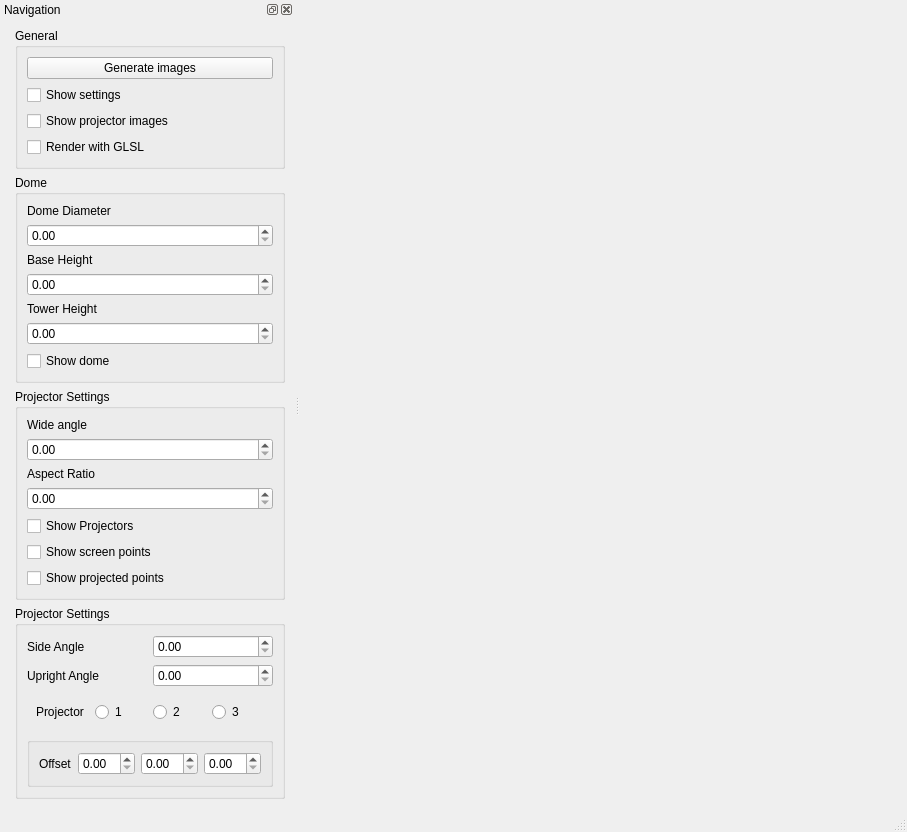
<?xml version="1.0" encoding="UTF-8"?>
<ui version="4.0">
 <class>MainWindow</class>
 <widget class="QMainWindow" name="MainWindow">
  <property name="geometry">
   <rect>
    <x>0</x>
    <y>0</y>
    <width>907</width>
    <height>832</height>
   </rect>
  </property>
  <property name="windowTitle">
   <string>MainWindow</string>
  </property>
  <widget class="QWidget" name="centralwidget">
   <layout class="QHBoxLayout" name="horizontalLayout">
    <item>
     <widget class="GLWidget" name="glWidget" native="true">
      <property name="focusPolicy">
       <enum>Qt::WheelFocus</enum>
      </property>
     </widget>
    </item>
   </layout>
  </widget>
  <widget class="QMenuBar" name="menubar">
   <property name="geometry">
    <rect>
     <x>0</x>
     <y>0</y>
     <width>907</width>
     <height>25</height>
    </rect>
   </property>
  </widget>
  <widget class="QStatusBar" name="statusbar"/>
  <widget class="QDockWidget" name="dockNavigation">
   <property name="windowTitle">
    <string>Navigation</string>
   </property>
   <attribute name="dockWidgetArea">
    <number>1</number>
   </attribute>
   <widget class="QWidget" name="dockWidgetContents_2">
    <layout class="QFormLayout" name="formLayout_3">
     <property name="sizeConstraint">
      <enum>QLayout::SetDefaultConstraint</enum>
     </property>
     <property name="fieldGrowthPolicy">
      <enum>QFormLayout::AllNonFixedFieldsGrow</enum>
     </property>
     <item row="1" column="1">
      <widget class="QGroupBox" name="verticalGroupBox">
       <property name="title">
        <string>General</string>
       </property>
       <layout class="QVBoxLayout" name="verticalLayout">
        <item>
         <widget class="QPushButton" name="pushButton">
          <property name="text">
           <string>Generate images</string>
          </property>
         </widget>
        </item>
        <item>
         <widget class="QCheckBox" name="checkBox">
          <property name="text">
           <string>Show settings</string>
          </property>
         </widget>
        </item>
        <item>
         <widget class="QCheckBox" name="checkBox_2">
          <property name="text">
           <string>Show projector images</string>
          </property>
         </widget>
        </item>
        <item>
         <widget class="QCheckBox" name="checkBox_3">
          <property name="text">
           <string>Render with GLSL</string>
          </property>
         </widget>
        </item>
       </layout>
      </widget>
     </item>
     <item row="2" column="1">
      <widget class="QGroupBox" name="verticalGroupBox">
       <property name="title">
        <string>Dome</string>
       </property>
       <layout class="QVBoxLayout" name="verticalLayout_2">
        <item>
         <widget class="QLabel" name="label">
          <property name="text">
           <string>Dome Diameter</string>
          </property>
         </widget>
        </item>
        <item>
         <widget class="QDoubleSpinBox" name="doubleSpinBox"/>
        </item>
        <item>
         <widget class="QLabel" name="label_2">
          <property name="text">
           <string>Base Height</string>
          </property>
         </widget>
        </item>
        <item>
         <widget class="QDoubleSpinBox" name="doubleSpinBox_2"/>
        </item>
        <item>
         <widget class="QLabel" name="label_3">
          <property name="text">
           <string>Tower Height</string>
          </property>
         </widget>
        </item>
        <item>
         <widget class="QDoubleSpinBox" name="doubleSpinBox_3"/>
        </item>
        <item>
         <widget class="QCheckBox" name="checkBox_4">
          <property name="text">
           <string>Show dome</string>
          </property>
         </widget>
        </item>
       </layout>
      </widget>
     </item>
     <item row="3" column="1">
      <widget class="QGroupBox" name="verticalGroupBox">
       <property name="title">
        <string>Projector Settings</string>
       </property>
       <layout class="QVBoxLayout" name="verticalLayout_3">
        <item>
         <widget class="QLabel" name="label_4">
          <property name="text">
           <string>Wide angle</string>
          </property>
         </widget>
        </item>
        <item>
         <widget class="QDoubleSpinBox" name="doubleSpinBox_4"/>
        </item>
        <item>
         <widget class="QLabel" name="label_5">
          <property name="text">
           <string>Aspect Ratio</string>
          </property>
         </widget>
        </item>
        <item>
         <widget class="QDoubleSpinBox" name="doubleSpinBox_5"/>
        </item>
        <item>
         <widget class="QCheckBox" name="checkBox_5">
          <property name="text">
           <string>Show Projectors</string>
          </property>
         </widget>
        </item>
        <item>
         <widget class="QCheckBox" name="checkBox_6">
          <property name="text">
           <string>Show screen points</string>
          </property>
         </widget>
        </item>
        <item>
         <widget class="QCheckBox" name="checkBox_7">
          <property name="text">
           <string>Show projected points</string>
          </property>
         </widget>
        </item>
       </layout>
      </widget>
     </item>
     <item row="4" column="1">
      <widget class="QGroupBox" name="gridGroupBox">
       <property name="title">
        <string>Projector Settings</string>
       </property>
       <layout class="QGridLayout" name="gridLayout">
        <item row="1" column="0">
         <layout class="QHBoxLayout" name="horizontalLayout_4">
          <item>
           <widget class="QLabel" name="UprightAngleLabel">
            <property name="text">
             <string>Upright Angle</string>
            </property>
           </widget>
          </item>
          <item>
           <widget class="QDoubleSpinBox" name="doubleSpinBox_9"/>
          </item>
         </layout>
        </item>
        <item row="3" column="0">
         <widget class="QGroupBox" name="horizontalGroupBox">
          <layout class="QHBoxLayout" name="horizontalLayout_3">
           <item>
            <widget class="QLabel" name="label_7">
             <property name="text">
              <string>Offset</string>
             </property>
            </widget>
           </item>
           <item>
            <widget class="QDoubleSpinBox" name="doubleSpinBox_7"/>
           </item>
           <item>
            <widget class="QDoubleSpinBox" name="doubleSpinBox_6"/>
           </item>
           <item>
            <widget class="QDoubleSpinBox" name="doubleSpinBox_8"/>
           </item>
          </layout>
         </widget>
        </item>
        <item row="2" column="0">
         <widget class="QWidget" name="horizontalWidget" native="true">
          <layout class="QHBoxLayout" name="horizontalLayout_2">
           <item>
            <widget class="QLabel" name="label_6">
             <property name="text">
              <string>Projector</string>
             </property>
            </widget>
           </item>
           <item>
            <widget class="QRadioButton" name="radioButton_2">
             <property name="text">
              <string>1</string>
             </property>
            </widget>
           </item>
           <item>
            <widget class="QRadioButton" name="radioButton_3">
             <property name="text">
              <string>2</string>
             </property>
            </widget>
           </item>
           <item>
            <widget class="QRadioButton" name="radioButton">
             <property name="text">
              <string>3</string>
             </property>
            </widget>
           </item>
          </layout>
         </widget>
        </item>
        <item row="0" column="0">
         <layout class="QHBoxLayout" name="horizontalLayout_5">
          <item>
           <widget class="QLabel" name="label_8">
            <property name="text">
             <string>Side Angle</string>
            </property>
           </widget>
          </item>
          <item>
           <widget class="QDoubleSpinBox" name="doubleSpinBox_10"/>
          </item>
         </layout>
        </item>
       </layout>
      </widget>
     </item>
    </layout>
   </widget>
  </widget>
 </widget>
 <customwidgets>
  <customwidget>
   <class>GLWidget</class>
   <extends>QWidget</extends>
   <header>glwidget.h</header>
   <container>1</container>
   <slots>
    <slot>light2cam()</slot>
   </slots>
  </customwidget>
 </customwidgets>
 <resources/>
 <connections/>
 <slots>
  <slot>updateConfig()</slot>
 </slots>
</ui>
